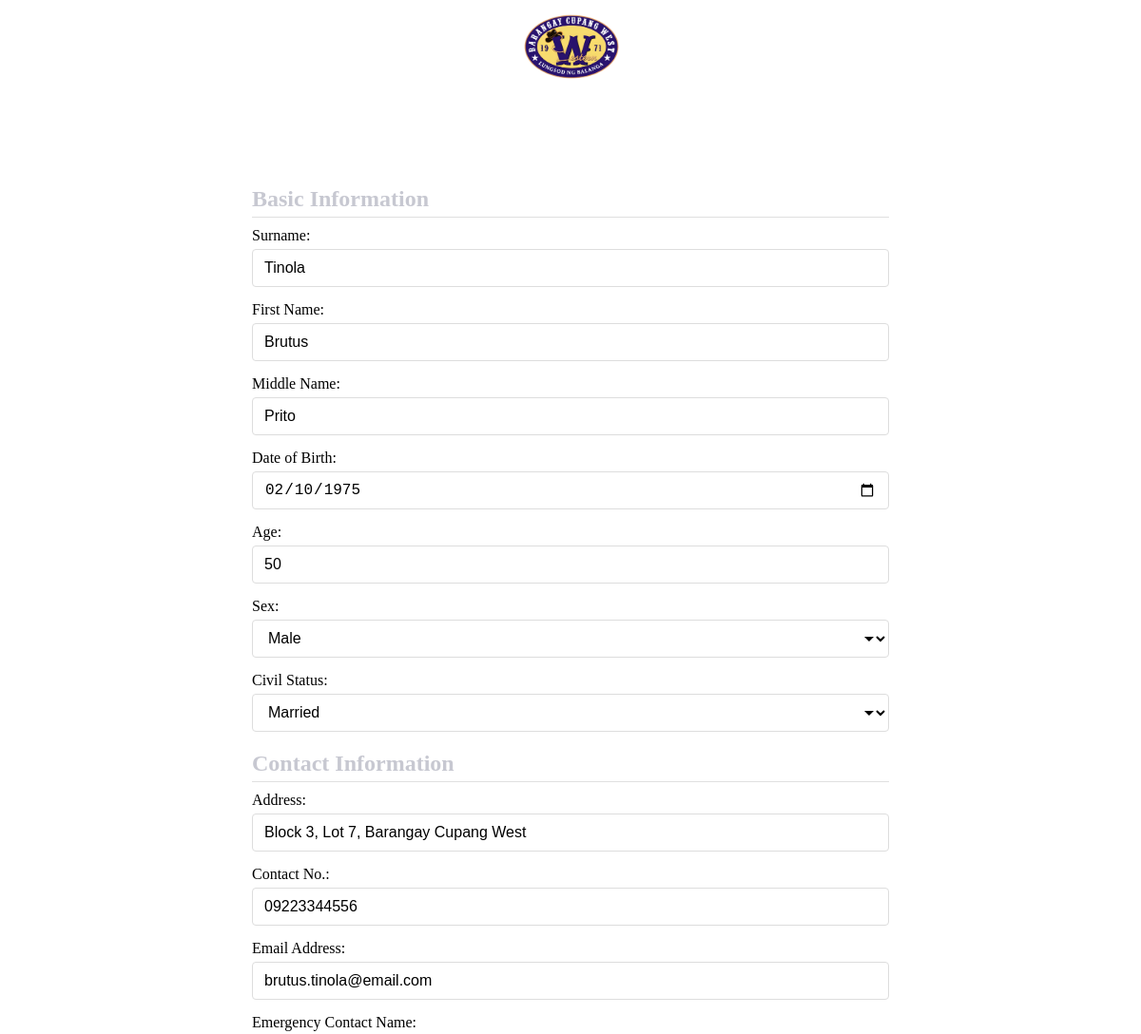
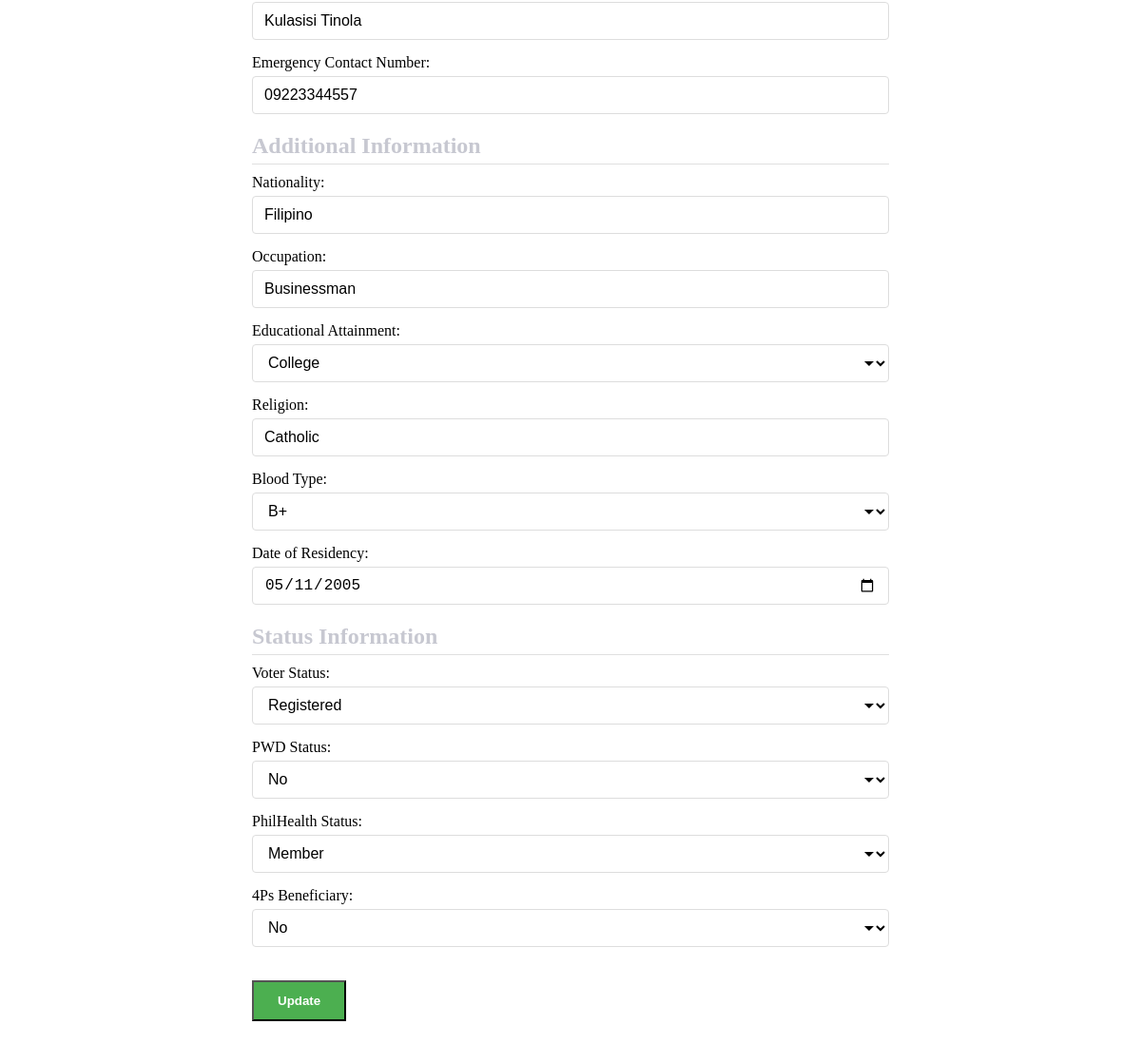
The app's page /pages/partials/resident-form.php?id=3 with its own data (2 pictures, top to bottom).
### tables this page shows
CREATE TABLE `residents` (
  `id` int(11) NOT NULL,
  `surname` varchar(50) NOT NULL,
  `firstname` varchar(50) NOT NULL,
  `middlename` varchar(100) DEFAULT NULL,
  `birthdate` date DEFAULT NULL,
  `age` bigint(10) NOT NULL,
  `sex` enum('Male','Female','Others','') NOT NULL,
  `address` varchar(200) NOT NULL,
  `contact` varchar(20) DEFAULT NULL,
  `email` varchar(100) DEFAULT NULL,
  `civil_status` varchar(20) DEFAULT NULL,
  `occupation` varchar(100) DEFAULT NULL,
  `education` varchar(100) DEFAULT NULL,
  `voter_status` varchar(20) DEFAULT NULL,
  `pwd_status` varchar(5) DEFAULT NULL,
  `philhealth_status` varchar(50) DEFAULT NULL,
  `4ps_status` varchar(5) DEFAULT NULL,
  `emergency_contact_name` varchar(255) DEFAULT NULL,
  `emergency_contact_number` varchar(20) DEFAULT NULL,
  `blood_type` varchar(5) DEFAULT NULL,
  `religion` varchar(100) DEFAULT NULL,
  `nationality` varchar(50) DEFAULT 'Filipino',
  `date_of_residency` date DEFAULT NULL
);

### pages/partials/resident-form.php (the view, shortened to what this page needs)
<?php
$conn = getDatabaseConnection();
$resident = [
    'surname' => '',
    'fname' => '',
    'mname' => '',
    'birthdate' => '',
    'age' => '',
    'sex' => '',
    'address' => '',
    'contact' => '',
    'email' => '',
    'civil_status' => '',
    'occupation' => '',
    'education' => '',
    'voter_status' => '',
    'pwd_status' => '',
    'philhealth_status' => '',
    '4ps_status' => '',
    'emergency_contact_name' => '',
    'emergency_contact_number' => '',
    'blood_type' => '',
    'religion' => '',
    'nationality' => 'Filipino',
    'date_of_residency' => ''
];
$isEdit = false;
if (isset($_GET['id'])) {
    $isEdit = true;
    $id = intval($_GET['id']);
    $stmt = $conn->prepare("SELECT surname, firstname, middlename, birthdate, age, sex, address, contact, email,
                          civil_status, occupation, education, voter_status, pwd_status,
                          philhealth_status, 4ps_status, emergency_contact_name, emergency_contact_number,
                          blood_type, religion, nationality, date_of_residency
                          FROM residents WHERE id = ?");
    $stmt->bind_param("i", $id);
    $stmt->execute();
    $stmt->bind_result(
        $resident['surname'], $resident['fname'], $resident['mname'],
        $resident['birthdate'], $resident['age'], $resident['sex'],
        $resident['address'], $resident['contact'], $resident['email'],
        $resident['civil_status'], $resident['occupation'], $resident['education'],
        $resident['voter_status'], $resident['pwd_status'], $resident['philhealth_status'],
        $resident['4ps_status'], $resident['emergency_contact_name'], $resident['emergency_contact_number'],
        $resident['blood_type'], $resident['religion'], $resident['nationality'],
        $resident['date_of_residency']
    );
}
?>
<div class="modal-content-header">
    <img src="../assets/images/logo-cupangwest.png" alt="Cupang West Logo" class="header-logo" />
    <h2><?= $isEdit ? 'Edit Resident' : 'Add New Resident' ?></h2>
</div>
<div class="modal-flex-container">
    <div class="form-container">
        <form id="residentForm" action="../controllers/popupdb.php" method="POST">
            <h2 class="form-section-title">Basic Information</h2>
            <label for="surname">Surname:</label>
            <input type="text" id="surname" placeholder="Surname" name="surname" required value="<?= htmlspecialchars($resident['surname']) ?>" />
            <label for="firstName">First Name:</label>
            <input type="text" id="firstName" placeholder="First Name" name="fname" required value="<?= htmlspecialchars($resident['fname']) ?>" />
            <label for="middleName">Middle Name:</label>
            <input type="text" id="middleName" placeholder="Middle Name" name="mname" value="<?= htmlspecialchars($resident['mname']) ?>" />
            <label for="birthdate">Date of Birth:</label>
            <input type="date" id="birthdate" name="birthdate" value="<?= htmlspecialchars($resident['birthdate']) ?>" onchange="calculateAge()" />
            <label for="age">Age:</label>
            <input type="number" id="age" placeholder="Age" name="age" required min="0" max="120" value="<?= htmlspecialchars($resident['age']) ?>" />
            <label for="sex">Sex:</label>
            <select id="sex" name="sex" required>
                    <option value="Male" <?= $resident['sex'] == 'Male' ? 'selected' : '' ?>>Male</option>
                </select>
            <label for="civil_status">Civil Status:</label>
            <select id="civil_status" name="civil_status">
                <option value="Married" <?= $resident['civil_status'] == 'Married' ? 'selected' : '' ?>>Married</option>
            </select>
            <h2 class="form-section-title">Contact Information</h2>
            <label for="Address">Address:</label>
            <input type="text" id="Address" placeholder="Address" name="address" required value="<?= htmlspecialchars($resident['address']) ?>" />
            <label for="contactNo">Contact No.:</label>
            <input type="text" id="contactNo" placeholder="Contact No." name="contact" value="<?= htmlspecialchars($resident['contact']) ?>" />
            <label for="email">Email Address:</label>
            <input type="email" id="email" placeholder="Email Address" name="email" value="<?= htmlspecialchars($resident['email']) ?>" />
            <label for="emergency_contact_name">Emergency Contact Name:</label>
            <input type="text" id="emergency_contact_name" placeholder="Emergency Contact Name" name="emergency_contact_name" value="<?= htmlspecialchars($resident['emergency_contact_name']) ?>" />
            <label for="emergency_contact_number">Emergency Contact Number:</label>
            <input type="text" id="emergency_contact_number" placeholder="Emergency Contact Number" name="emergency_contact_number" value="<?= htmlspecialchars($resident['emergency_contact_number']) ?>" />
            <h2 class="form-section-title">Additional Information</h2>
            <label for="nationality">Nationality:</label>
            <input type="text" id="nationality" placeholder="Nationality" name="nationality" value="<?= htmlspecialchars($resident['nationality'] ? $resident['nationality'] : 'Filipino') ?>" />
            <label for="occupation">Occupation:</label>
            <input type="text" id="occupation" placeholder="Occupation" name="occupation" value="<?= htmlspecialchars($resident['occupation']) ?>" />
            <label for="education">Educational Attainment:</label>
            <select id="education" name="education">
                <option value="College" <?= $resident['education'] == 'College' ? 'selected' : '' ?>>College</option>
            </select>
            <label for="religion">Religion:</label>
            <input type="text" id="religion" placeholder="Religion" name="religion" value="<?= htmlspecialchars($resident['religion']) ?>" />
            <label for="blood_type">Blood Type:</label>
            <select id="blood_type" name="blood_type">
                <option value="B+" <?= $resident['blood_type'] == 'B+' ? 'selected' : '' ?>>B+</option>
            </select>
            <label for="date_of_residency">Date of Residency:</label>
            <input type="date" id="date_of_residency" name="date_of_residency" value="<?= htmlspecialchars($resident['date_of_residency']) ?>" />
            <h2 class="form-section-title">Status Information</h2>
            <label for="voter_status">Voter Status:</label>
            <select id="voter_status" name="voter_status">
                <option value="Registered" <?= $resident['voter_status'] == 'Registered' ? 'selected' : '' ?>>Registered</option>
            </select>
            <label for="pwd_status">PWD Status:</label>
            <select id="pwd_status" name="pwd_status">
                <option value="No" <?= $resident['pwd_status'] == 'No' ? 'selected' : '' ?>>No</option>
            </select>
            <label for="philhealth_status">PhilHealth Status:</label>
            <select id="philhealth_status" name="philhealth_status">
                <option value="Member" <?= $resident['philhealth_status'] == 'Member' ? 'selected' : '' ?>>Member</option>
            </select>
            <label for="4ps_status">4Ps Beneficiary:</label>
            <select id="4ps_status" name="4ps_status">
                <option value="No" <?= $resident['4ps_status'] == 'No' ? 'selected' : '' ?>>No</option>
            </select>
            <button type="submit" name="<?= $isEdit ? 'residentedit' : 'residentadd' ?>">
                <?= $isEdit ? 'Update' : 'Submit' ?>
            </button>
        </form>
    </div>
</div>

### pages/partials/resident-form.php (style rules this page uses)
.modal-content-header { display: flex; align-items: center; justify-content: center; margin-bottom: 20px; padding-bottom: 15px; border-bottom: 1px solid rgba(255, 255, 255, 0.2); flex-direction: column; text-align: center; }
.modal-content-header h2 { color: white; margin: 10px 0 0 0; font-size: 1.8rem; }
.header-logo { width: 120px; height: auto; margin: 0 auto; }
.modal-flex-container { display: flex; justify-content: center; }
.form-container { width: 100% !important; max-width: 700px; }
.form-section-title { width: 100%; text-align: left; color:rgb(199, 200, 209); margin-top: 20px; margin-bottom: 10px; padding-bottom: 5px; border-bottom: 1px solid #e0e0e0; }
#residentForm input, #residentForm select, #residentForm button { margin: 0 !important; box-sizing: border-box !important; max-width: none !important; min-width: 0 !important; }
#residentForm input[type="text"], #residentForm input[type="number"], #residentForm input[type="email"], #residentForm input[type="date"], #residentForm select { display: block !important; width: 100% !important; height: 40px !important; padding: 8px 12px !important; margin-bottom: 15px !important; border: 1px solid #ddd !important; border-radius: 4px !important; background-color: #fff !important; font-size: 16px !important; line-height: 1.5 !important; }
#residentForm input[type="date"] { -webkit-appearance: none !important; -moz-appearance: none !important; appearance: none !important; }
#residentForm select { background-repeat: no-repeat !important; background-position: right 8px center !important; padding-right: 30px !important; text-overflow: ellipsis !important; }
#residentForm label { display: block !important; margin-bottom: 5px !important; }
#residentForm { padding: 0 15px; }
#residentForm button[type="submit"] { background-color: #4CAF50 !important; color: white !important; font-weight: bold !important; margin-top: 20px !important; padding: 12px 25px !important; width: auto !important; transition: all 0.3s ease !important; }

### records on screen
residents: surname "Tinola", fname "Brutus", mname "Prito", birthdate "02/10/1975", age "50", sex "Male", civil_status "Married", address "Block 3, Lot 7, Barangay Cupang West", contact "09223344556", email "brutus.tinola@email.com", emergency_contact_name "Kulasisi Tinola", emergency_contact_number "09223344557", nationality "Filipino", occupation "Businessman", education "College", religion "Catholic", blood_type "B+", date_of_residency "05/11/2005", voter_status "Registered", pwd_status "No", philhealth_status "Member", 4ps_status "No"
